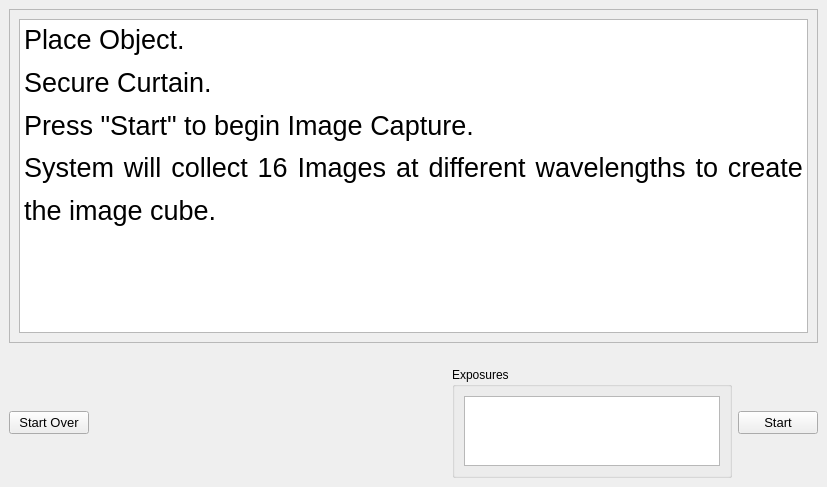
                 <widget class="QWidget" name="objectStep0">
                  <layout class="QVBoxLayout" name="verticalLayout_18">
                   <property name="leftMargin">
                    <number>0</number>
                   </property>
                   <property name="topMargin">
                    <number>0</number>
                   </property>
                   <property name="rightMargin">
                    <number>0</number>
                   </property>
                   <property name="bottomMargin">
                    <number>0</number>
                   </property>
                   <item>
                    <widget class="QWidget" name="objectStep0Main" native="true">
                     <property name="sizePolicy">
                      <sizepolicy hsizetype="Preferred" vsizetype="Preferred">
                       <horstretch>0</horstretch>
                       <verstretch>8</verstretch>
                      </sizepolicy>
                     </property>
                     <layout class="QGridLayout" name="gridLayout_12">
                      <property name="leftMargin">
                       <number>9</number>
                      </property>
                      <property name="topMargin">
                       <number>9</number>
                      </property>
                      <property name="rightMargin">
                       <number>9</number>
                      </property>
                      <item row="0" column="0">
                       <widget class="QFrame" name="objectInfoFrame">
                        <property name="frameShape">
                         <enum>QFrame::StyledPanel</enum>
                        </property>
                        <property name="frameShadow">
                         <enum>QFrame::Raised</enum>
                        </property>
                        <layout class="QGridLayout" name="gridLayout_13">
                         <item row="0" column="0">
                          <widget class="QTextEdit" name="objectInfo">
                           <property name="html">
                            <string>&lt;!DOCTYPE HTML PUBLIC &quot;-//W3C//DTD HTML 4.0//EN&quot; &quot;http://www.w3.org/TR/REC-html40/strict.dtd&quot;&gt;
&lt;html&gt;&lt;head&gt;&lt;meta name=&quot;qrichtext&quot; content=&quot;1&quot; /&gt;&lt;meta charset=&quot;utf-8&quot; /&gt;&lt;style type=&quot;text/css&quot;&gt;
p, li { white-space: pre-wrap; }
hr { height: 1px; border-width: 0; }
li.unchecked::marker { content: &quot;\2610&quot;; }
li.checked::marker { content: &quot;\2612&quot;; }
&lt;/style&gt;&lt;/head&gt;&lt;body style=&quot; font-family:'Segoe UI'; font-size:9pt; font-weight:400; font-style:normal;&quot;&gt;
&lt;p align=&quot;justify&quot; style=&quot; margin-top:0px; margin-bottom:0px; margin-left:0px; margin-right:0px; -qt-block-indent:0; text-indent:0px; line-height:138%;&quot;&gt;&lt;a name=&quot;docs-internal-guid-3db8b1a4-7fff-1e6a-797e-64920c427651&quot;&gt;&lt;/a&gt;&lt;span style=&quot; font-family:'Arial'; font-size:20pt; color:#000000; background-color:transparent;&quot;&gt;P&lt;/span&gt;&lt;span style=&quot; font-family:'Arial'; font-size:20pt; color:#000000; background-color:transparent;&quot;&gt;lace Object.&lt;/span&gt;&lt;/p&gt;
&lt;p align=&quot;justify&quot; style=&quot; margin-top:0px; margin-bottom:0px; margin-left:0px; margin-right:0px; -qt-block-indent:0; text-indent:0px; line-height:138%;&quot;&gt;&lt;a name=&quot;docs-internal-guid-3db8b1a4-7fff-1e6a-797e-64920c427651&quot;&gt;&lt;/a&gt;&lt;span style=&quot; font-family:'Arial'; font-size:20pt; color:#000000; background-color:transparent;&quot;&gt;S&lt;/span&gt;&lt;span style=&quot; font-family:'Arial'; font-size:20pt; color:#000000; background-color:transparent;&quot;&gt;ecure Curtain.&lt;/span&gt;&lt;/p&gt;
&lt;p align=&quot;justify&quot; style=&quot; margin-top:0px; margin-bottom:0px; margin-left:0px; margin-right:0px; -qt-block-indent:0; text-indent:0px; line-height:138%;&quot;&gt;&lt;a name=&quot;docs-internal-guid-3db8b1a4-7fff-1e6a-797e-64920c427651&quot;&gt;&lt;/a&gt;&lt;span style=&quot; font-family:'Arial'; font-size:20pt; color:#000000; background-color:transparent;&quot;&gt;P&lt;/span&gt;&lt;span style=&quot; font-family:'Arial'; font-size:20pt; color:#000000; background-color:transparent;&quot;&gt;ress &amp;quot;Start&amp;quot; to begin Image Capture.&lt;/span&gt;&lt;/p&gt;
&lt;p align=&quot;justify&quot; style=&quot; margin-top:0px; margin-bottom:0px; margin-left:0px; margin-right:0px; -qt-block-indent:0; text-indent:0px; line-height:138%;&quot;&gt;&lt;a name=&quot;docs-internal-guid-3db8b1a4-7fff-1e6a-797e-64920c427651&quot;&gt;&lt;/a&gt;&lt;span style=&quot; font-family:'Arial'; font-size:20pt; color:#000000; background-color:transparent;&quot;&gt;S&lt;/span&gt;&lt;span style=&quot; font-family:'Arial'; font-size:20pt; color:#000000; background-color:transparent;&quot;&gt;ystem will collect 16 Images at different wavelengths to create the image cube.  &lt;/span&gt;&lt;/p&gt;
&lt;p align=&quot;justify&quot; style=&quot;-qt-paragraph-type:empty; margin-top:0px; margin-bottom:0px; margin-left:0px; margin-right:0px; -qt-block-indent:0; text-indent:0px; line-height:138%; font-family:'Arial'; font-size:20pt; color:#000000;&quot;&gt;&lt;br /&gt;&lt;/p&gt;
&lt;p align=&quot;justify&quot; style=&quot;-qt-paragraph-type:empty; margin-top:0px; margin-bottom:0px; margin-left:0px; margin-right:0px; -qt-block-indent:0; text-indent:0px; line-height:138%; font-size:20pt;&quot;&gt;&lt;br /&gt;&lt;/p&gt;&lt;/body&gt;&lt;/html&gt;</string>
                           </property>
                          </widget>
                         </item>
                        </layout>
                       </widget>
                      </item>
                     </layout>
                    </widget>
                   </item>
                   <item>
                    <widget class="QWidget" name="objectStep0Bar" native="true">
                     <property name="sizePolicy">
                      <sizepolicy hsizetype="Preferred" vsizetype="Preferred">
                       <horstretch>0</horstretch>
                       <verstretch>1</verstretch>
                      </sizepolicy>
                     </property>
                     <layout class="QHBoxLayout" name="horizontalLayout_16">
                      <property name="leftMargin">
                       <number>9</number>
                      </property>
                      <property name="rightMargin">
                       <number>9</number>
                      </property>
                      <property name="bottomMargin">
                       <number>9</number>
                      </property>
                      <item>
                       <widget class="QPushButton" name="objectStartOverButton">
                        <property name="font">
                         <font>
                          <pointsize>10</pointsize>
                         </font>
                        </property>
                        <property name="text">
                         <string>Start Over</string>
                        </property>
                       </widget>
                      </item>
                      <item>
                       <spacer name="horizontalSpacer_14">
                        <property name="orientation">
                         <enum>Qt::Horizontal</enum>
                        </property>
                        <property name="sizeHint" stdset="0">
                         <size>
                          <width>357</width>
                          <height>20</height>
                         </size>
                        </property>
                       </spacer>
                      </item>
                      <item>
                       <widget class="QGroupBox" name="ExposureDisp">
                        <property name="sizePolicy">
                         <sizepolicy hsizetype="Preferred" vsizetype="Preferred">
                          <horstretch>0</horstretch>
                          <verstretch>0</verstretch>
                         </sizepolicy>
                        </property>
                        <property name="title">
                         <string>Exposures</string>
                        </property>
                        <layout class="QHBoxLayout" name="horizontalLayout_30">
                         <item>
                          <widget class="QTextBrowser" name="ExposureDispText">
                           <property name="sizePolicy">
                            <sizepolicy hsizetype="Preferred" vsizetype="Expanding">
                             <horstretch>0</horstretch>
                             <verstretch>0</verstretch>
                            </sizepolicy>
                           </property>
                           <property name="font">
                            <font>
                             <pointsize>11</pointsize>
                            </font>
                           </property>
                          </widget>
                         </item>
                        </layout>
                       </widget>
                      </item>
                      <item>
                       <widget class="QPushButton" name="objectNextButton">
                        <property name="font">
                         <font>
                          <pointsize>10</pointsize>
                         </font>
                        </property>
                        <property name="text">
                         <string>Start</string>
                        </property>
                       </widget>
                      </item>
                     </layout>
                    </widget>
                   </item>
                  </layout>
                 </widget>
